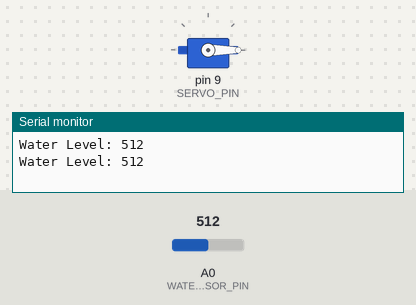
A sketch run on a simulated Arduino Uno, built with avr-gcc and run on an emulated ATmega328P. On the bench: servo, the last lines printed to the serial monitor. The inputs (shaded band) are chosen by the test bench; at power-on: A0 (WATER_SENSOR_PIN) = 512.

Above: at 1.8 s.
1.9 s: A0 (WATER_SENSOR_PIN) set to 985
3.4 s: A0 (WATER_SENSOR_PIN) set to 1007
At 4.4 s:
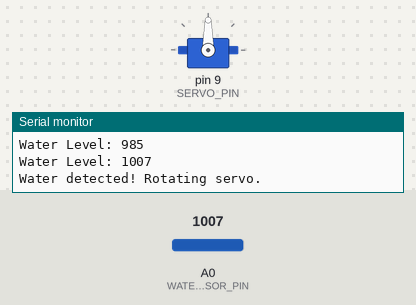
Timing chart, 0 to 6.4 s (numbered marks = the images above; inputs shaded):
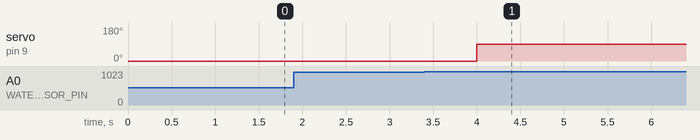

Measured:
- the behaviour switches between 1000 and 1001 on A0 (WATER_SENSOR_PIN) (found by bisection; images 0 and 1)
- after the input at 3.4 s, servo on pin 9 (SERVO_PIN): 0° → 90° after 0.60 s

The sketch:

mucnuoc.ino
```cpp
#include <Servo.h>

#define WATER_SENSOR_PIN A0  // Chân analog của cảm biến nước
#define THRESHOLD 1000       // Ngưỡng xác định có nước hay không
#define SERVO_PIN 9          // Chân điều khiển servo

Servo myServo;
bool servoState = false;

void setup() {
    Serial.begin(9600);
    pinMode(WATER_SENSOR_PIN, INPUT);
    myServo.attach(SERVO_PIN);
    myServo.write(0); // Vị trí ban đầu
}

void loop() {
    int waterLevel = analogRead(WATER_SENSOR_PIN);
    Serial.print("Water Level: ");
    Serial.println(waterLevel);

    if (waterLevel > THRESHOLD && !servoState) {
        Serial.println("Water detected! Rotating servo.");
        myServo.write(90);  // Quay servo 90 độ khi có nước
        servoState = true;
    } else if (waterLevel <= THRESHOLD && servoState) {
        Serial.println("No water detected. Resetting servo.");
        myServo.write(0);  // Trả servo về vị trí ban đầu
        servoState = false;
    }

    delay(1000); // Chờ 1 giây trước lần đọc tiếp theo
}
```
